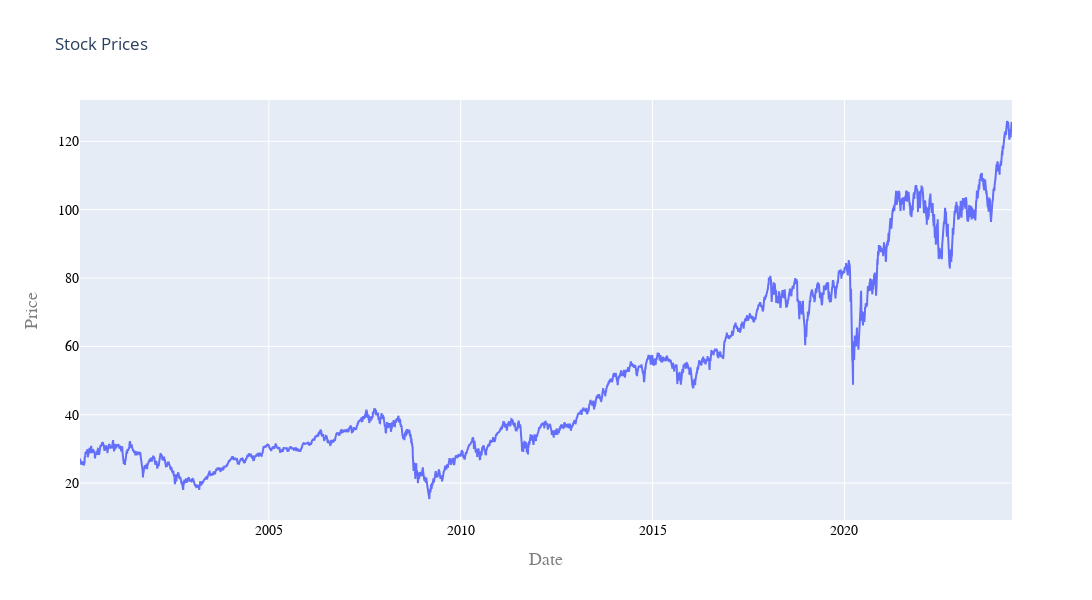

The notebook cell saved with this chart:
### Code cell
iplot(plot)

### Figure 1 — Plotly figure (JSON) as saved in the notebook; plotly's stock layout.template omitted (floating-point values rounded to 4 significant figures; data arrays with more than 128 entries replaced by an {"elided": "..."} marker saying what was removed)
{"data": [{"type": "scatter", "x": {"elided": "6111 str values"}, "y": {"elided": "6111 float values"}}], "layout": {"dragmode": "zoom", "height": 600, "title": {"text": "Stock Prices"}, "width": 1200, "xaxis": {"autorange": true, "range": ["2000-01-31", "2024-05-14"], "showspikes": false, "tickfont": {"color": "black", "family": "Courier New, monospace", "size": 14}, "title": {"font": {"color": "#7f7f7f", "family": "Courier New, monospace", "size": 18}, "text": "Date"}, "type": "date"}, "yaxis": {"autorange": true, "range": [9.216, 132.1], "showspikes": false, "tickfont": {"color": "black", "family": "Courier New, monospace", "size": 14}, "title": {"font": {"color": "#7f7f7f", "family": "Courier New, monospace", "size": 18}, "text": "Price"}, "type": "linear"}}}
